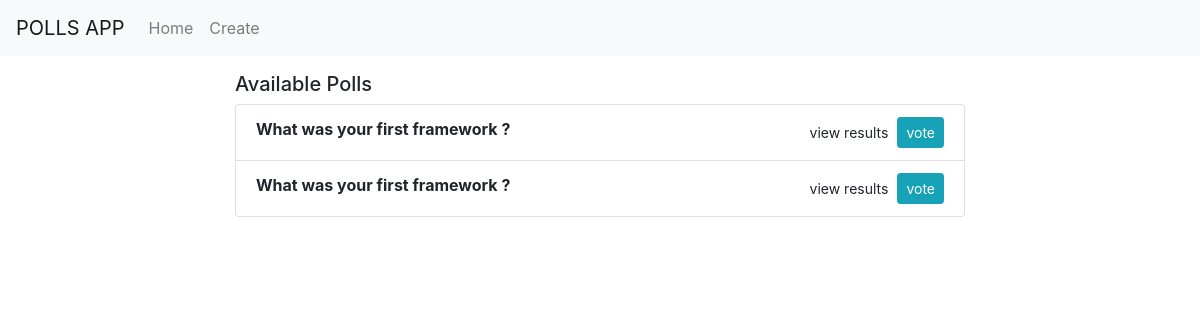
Screenshot of /poll/ with the database file from the repository.
### poll/models.py (models this page shows, shortened)
class Poll(models.Model):
    question = models.TextField()
    option_one = models.CharField(max_length=20)
    option_two = models.CharField(max_length=20)
    option_three = models.CharField(max_length=20)
    option_count_one =models.IntegerField(default=0)
    option_count_two =models.IntegerField(default=0)
    option_count_three =models.IntegerField(default=0)

### poll/views.py (the view)
# urls.py: 2. Add a URL to urlpatterns:  path('', views.home, name='home')
def home(request):
    polls = Poll.objects.all()
    context={'polls': polls}
    return render(request,'poll/home.html',context)

### poll/templates/poll/home.html (shortened to what this page needs)
{% extends 'poll/base.html' %}
{% block content %}
    <div class="row">
        <div class="col-md-2"></div>
        <div class="col-lg-8 col-lg-offset-2">
            <div class="panel panel-default">
                <div class="panel-heading">
                    <h5 class="panel-title">
                       Available Polls
                    </h5>
                </div>
                <div class="panel-body">
                    <ul class="list-group">
                        {% for p in polls %}
                        <li class="list-group-item">
                            <strong>{{ p.question }} </strong>
                            <a href="{% url 'vote' p.id %}" class="float-right btn btn-info btn-sm">vote</a>
                            <a href="{% url 'results' p.id %}" class="float-right btn btn-default btn-sm">view results</a>
                        </li>
                        {% endfor %}
                    </ul>
                </div>
            </div>
        </div>
    </div>
{% endblock %}

### rows the page displays
Poll: question "What was your first framework ?"
Poll: question "What was your first framework ?"
